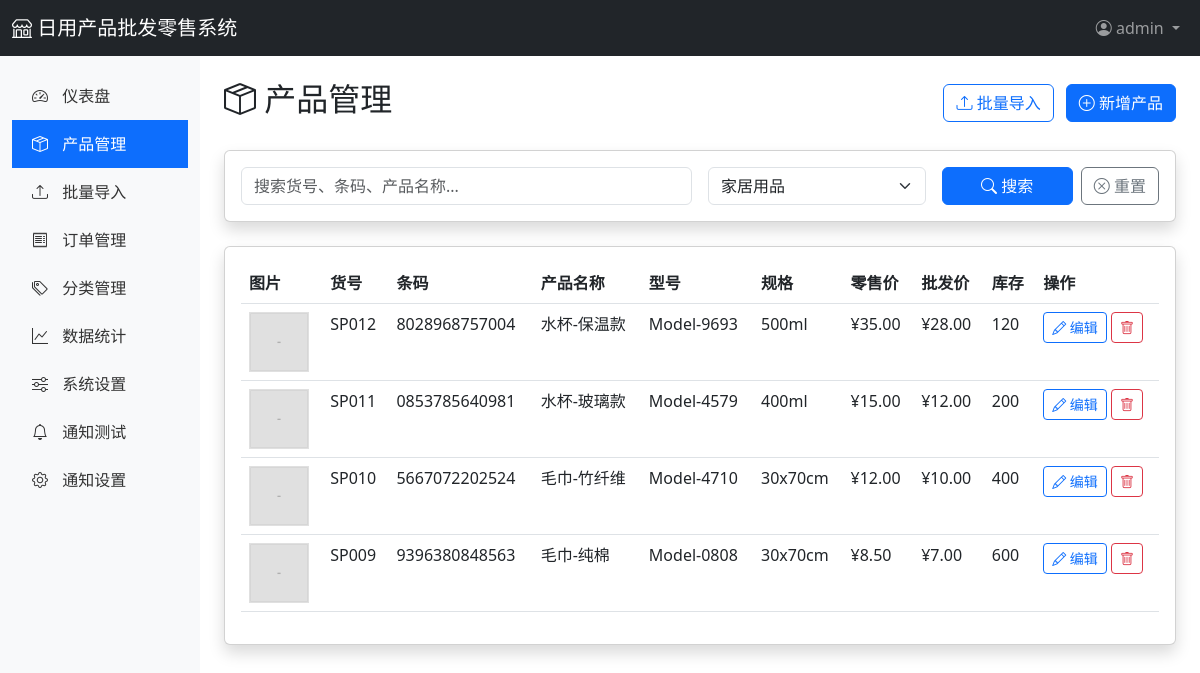
Page /admin/products?category_id=2 (signed in) on the earlier database version.
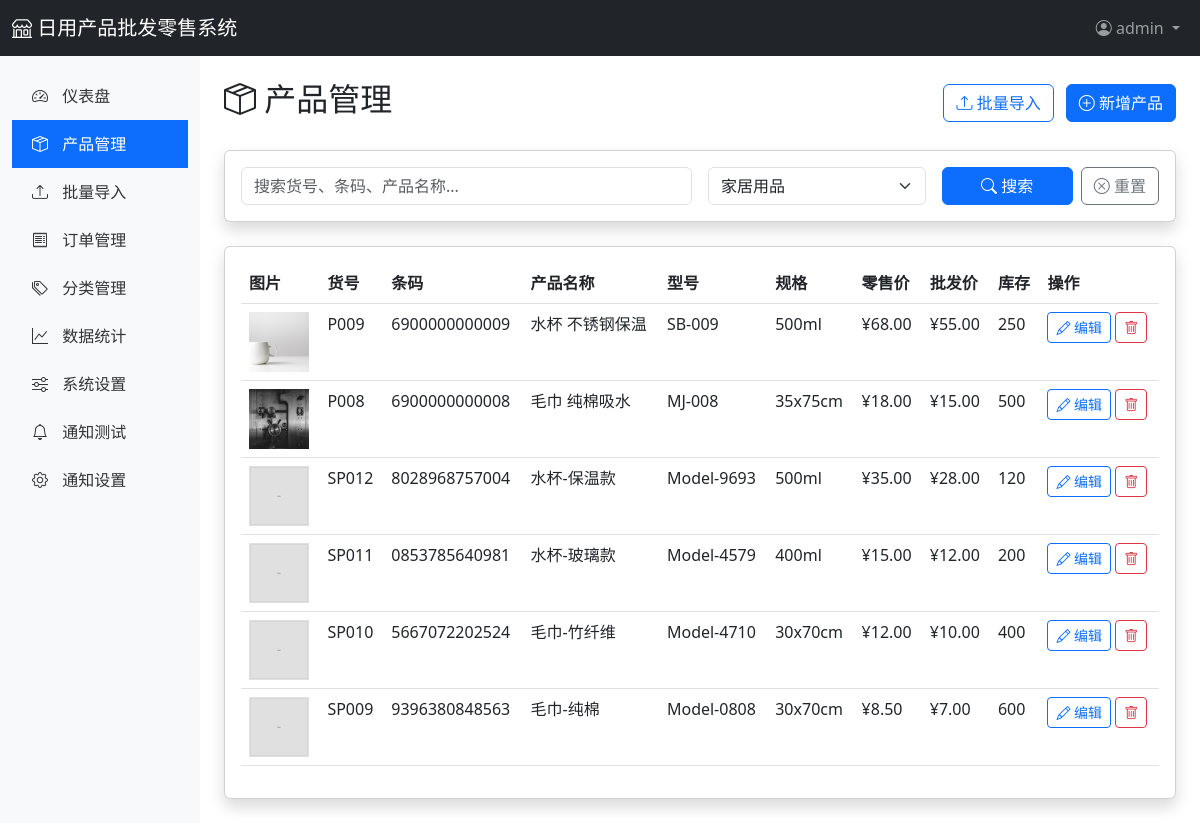
Same page on the later database version.
### app/models.py (models this page shows, shortened)
class User(UserMixin, db.Model):
    __tablename__ = 'users'
    id = db.Column(db.Integer, primary_key=True)
    username = db.Column(db.String(80), unique=True, nullable=False)
    email = db.Column(db.String(120), unique=True, nullable=False)
    password_hash = db.Column(db.String(255), nullable=False)
    role = db.Column(db.String(20), default='admin')  # admin, staff
    phone = db.Column(db.String(20))
    is_active = db.Column(db.Boolean, default=True)
    created_at = db.Column(db.DateTime, default=datetime.utcnow)
    updated_at = db.Column(db.DateTime, default=datetime.utcnow, onupdate=datetime.utcnow)
    orders = db.relationship('Order', backref='user', lazy='dynamic')

class Product(db.Model):
    __tablename__ = 'products'
    id = db.Column(db.Integer, primary_key=True)
    product_code = db.Column(db.String(50), unique=True, nullable=False, index=True)  # 货号
    barcode = db.Column(db.String(50), index=True)  # 条码
    name = db.Column(db.String(200), nullable=False, index=True)  # 产品名称
    model = db.Column(db.String(100))  # 型号
    specification = db.Column(db.String(200))  # 规格
    unit = db.Column(db.String(20))  # 单位
    retail_price = db.Column(db.Float, default=0)  # 零售价
    wholesale_price = db.Column(db.Float, default=0)  # 批发价
    wholesale_min_qty = db.Column(db.Integer, default=1)  # 批发最小数量
    stock = db.Column(db.Integer, default=0)  # 库存
    description = db.Column(db.Text)  # 产品描述
    status = db.Column(db.String(20), default='active')  # active, inactive
    created_at = db.Column(db.DateTime, default=datetime.utcnow)
    updated_at = db.Column(db.DateTime, default=datetime.utcnow, onupdate=datetime.utcnow)
    category_id = db.Column(db.Integer, db.ForeignKey('categories.id'))
    images = db.relationship('ProductImage', backref='product', lazy='dynamic', cascade='all, delete-orphan')
    order_items = db.relationship('OrderItem', backref='product', lazy='dynamic')

class ProductImage(db.Model):
    __tablename__ = 'product_images'
    id = db.Column(db.Integer, primary_key=True)
    product_id = db.Column(db.Integer, db.ForeignKey('products.id'), nullable=False)
    image_url = db.Column(db.String(500), nullable=False)
    is_primary = db.Column(db.Boolean, default=False)  # 是否为主图
    sort_order = db.Column(db.Integer, default=0)
    created_at = db.Column(db.DateTime, default=datetime.utcnow)

### app/routes/admin.py (the view)
@admin_bp.route('/products')
@login_required
def products():
    page = request.args.get('page', 1, type=int)
    per_page = 20
    query = request.args.get('q', '')
    category_id = request.args.get('category_id', type=int)
    products_query = Product.query
    if query:
        products_query = products_query.filter(
            (Product.name.contains(query)) |
            (Product.product_code.contains(query)) |
            (Product.barcode.contains(query))
        )
    if category_id:
        products_query = products_query.filter_by(category_id=category_id)
    pagination = products_query.order_by(Product.created_at.desc()).paginate(
        page=page, per_page=per_page, error_out=False
    )
    categories = Category.query.all()
    return render_template('admin/products.html',
                         products=pagination.items,
                         pagination=pagination,
                         categories=categories,
                         query=query,
                         category_id=category_id)

### app/templates/admin/products.html (shortened to what this page needs)
{% extends "admin/base.html" %}
{% block content %}
<div class="d-flex justify-content-between align-items-center mb-4">
    <h2><i class="bi bi-box-seam"></i> 产品管理</h2>
    <div>
        <a href="{{ url_for('admin.products_import') }}" class="btn btn-outline-primary me-2">
            <i class="bi bi-upload"></i> 批量导入
        </a>
        <a href="{{ url_for('admin.product_new') }}" class="btn btn-primary">
            <i class="bi bi-plus-circle"></i> 新增产品
        </a>
    </div>
</div>
<div class="card shadow mb-4">
    <div class="card-body">
        <form method="GET" action="{{ url_for('admin.products') }}">
            <div class="row g-3">
                <div class="col-md-6">
                    <input type="text" class="form-control" name="q" placeholder="搜索货号、条码、产品名称..." value="{{ query }}">
                </div>
                <div class="col-md-3">
                    <select class="form-select" name="category_id">
                        {% for category in categories %}
                        <option value="{{ category.id }}" {% if category_id == category.id %}selected{% endif %}>
                            {{ category.name }}
                        </option>
                        {% endfor %}
                    </select>
                </div>
                <div class="col-md-3">
                    <div class="d-flex gap-2">
                        <button type="submit" class="btn btn-primary flex-grow-1">
                            <i class="bi bi-search"></i> 搜索
                        </button>
                        <a href="{{ url_for('admin.products') }}" class="btn btn-outline-secondary">
                            <i class="bi bi-x-circle"></i> 重置
                        </a>
                    </div>
                </div>
            </div>
        </form>
    </div>
</div>
<div class="card shadow">
    <div class="card-body">
        <div class="table-responsive">
            <table class="table table-hover">
                <thead>
                    <tr>
                        <th>图片</th>
                        <th>货号</th>
                        <th>条码</th>
                        <th>产品名称</th>
                        <th>型号</th>
                        <th>规格</th>
                        <th>零售价</th>
                        <th>批发价</th>
                        <th>库存</th>
                        <th>操作</th>
                    </tr>
                </thead>
                <tbody>
                    {% if products %}
                        {% for product in products %}
                        <tr>
                            <td>
                                {% set primary_image = product.images.filter_by(is_primary=True).first() %}
                                {% if primary_image %}
                                    <img src="{{ primary_image.image_url }}" width="60" height="60" style="object-fit: cover;">
                                {% elif product.images.first() %}
                                    <img src="{{ product.images.first().image_url }}" width="60" height="60" style="object-fit: cover;">
                                {% else %}
                                    <div class="bg-light d-flex align-items-center justify-content-center" style="width: 60px; height: 60px;">
                                        <i class="bi bi-image text-muted"></i>
                                    </div>
                                {% endif %}
                            </td>
                            <td>{{ product.product_code }}</td>
                            <td>{{ product.barcode or '-' }}</td>
                            <td>{{ product.name }}</td>
                            <td>{{ product.model or '-' }}</td>
                            <td>{{ product.specification or '-' }}</td>
                            <td>¥{{ "%.2f"|format(product.retail_price) }}</td>
                            <td>¥{{ "%.2f"|format(product.wholesale_price) }}</td>
                            <td>
                                {% if product.stock == 0 %}
                                    <span class="badge bg-danger">缺货</span>
                                {% elif product.stock < 10 %}
                                    <span class="badge bg-warning">{{ product.stock }}</span>
                                {% else %}
                                    {{ product.stock }}
                                {% endif %}
                            </td>
                            <td>
                                <a href="{{ url_for('admin.product_edit', product_id=product.id) }}" class="btn btn-sm btn-outline-primary">
                                    <i class="bi bi-pencil"></i> 编辑
                                </a>
                                <button onclick="deleteProduct({{ product.id }}, '{{ product.name }}')" class="btn btn-sm btn-outline-danger">
                                    <i class="bi bi-trash"></i>
                                </button>
                            </td>
                        </tr>
                        {% endfor %}
                    {% endif %}
                </tbody>
            </table>
        </div>
    </div>
</div>
{% endblock %}

### app/templates/admin/base.html (shortened to what this page needs)
<!DOCTYPE html>
<html lang="zh-CN">
<head>
    <link href="https://cdn.jsdelivr.net/npm/bootstrap@5.3.0/dist/css/bootstrap.min.css" rel="stylesheet">
    <link href="https://cdn.jsdelivr.net/npm/bootstrap-icons@1.11.0/font/bootstrap-icons.css" rel="stylesheet">
</head>
<body>
    <nav class="navbar navbar-expand-lg navbar-dark bg-dark">
        <div class="container-fluid">
            <a class="navbar-brand" href="{{ url_for('main.index') }}">
                <i class="bi bi-shop"></i> 日用产品批发零售系统
            </a>
            <div class="navbar-nav ms-auto">
                <div class="nav-item dropdown">
                    <a class="nav-link dropdown-toggle" href="#" role="button" data-bs-toggle="dropdown">
                        <i class="bi bi-person-circle"></i> {{ current_user.username }}
                    </a>
                </div>
            </div>
        </div>
    </nav>
    <div class="container-fluid">
        <div class="row">
            <nav class="col-md-2 d-none d-md-block sidebar py-3">
                <ul class="nav flex-column">
                    <li class="nav-item">
                        <a class="nav-link {% if request.endpoint == 'admin.dashboard' %}active{% endif %}" href="{{ url_for('admin.dashboard') }}">
                            <i class="bi bi-speedometer2"></i> 仪表盘
                        </a>
                    </li>
                    <li class="nav-item">
                        <a class="nav-link {% if 'admin.product' in request.endpoint %}active{% endif %}" href="{{ url_for('admin.products') }}">
                            <i class="bi bi-box-seam"></i> 产品管理
                        </a>
                    </li>
                    <li class="nav-item">
                        <a class="nav-link {% if request.endpoint == 'admin.products_import' %}active{% endif %}" href="{{ url_for('admin.products_import') }}">
                            <i class="bi bi-upload"></i> 批量导入
                        </a>
                    </li>
                    <li class="nav-item">
                        <a class="nav-link {% if request.endpoint == 'admin.orders' %}active{% endif %}" href="{{ url_for('admin.orders') }}">
                            <i class="bi bi-receipt"></i> 订单管理
                        </a>
                    </li>
                    <li class="nav-item">
                        <a class="nav-link {% if request.endpoint == 'admin.categories' %}active{% endif %}" href="{{ url_for('admin.categories') }}">
                            <i class="bi bi-tags"></i> 分类管理
                        </a>
                    </li>
                    <li class="nav-item">
                        <a class="nav-link {% if request.endpoint == 'admin.statistics' %}active{% endif %}" href="{{ url_for('admin.statistics') }}">
                            <i class="bi bi-graph-up"></i> 数据统计
                        </a>
                    </li>
                    <li class="nav-item">
                        <a class="nav-link {% if request.endpoint == 'admin.settings' %}active{% endif %}" href="{{ url_for('admin.settings') }}">
                            <i class="bi bi-sliders"></i> 系统设置
                        </a>
                    </li>
                    <li class="nav-item">
                        <a class="nav-link {% if request.endpoint == 'admin.notification_test' %}active{% endif %}" href="{{ url_for('admin.notification_test') }}">
                            <i class="bi bi-bell"></i> 通知测试
                        </a>
                    </li>
                    <li class="nav-item">
                        <a class="nav-link {% if 'system' in request.endpoint %}active{% endif %}" href="{{ url_for('system.settings') }}">
                            <i class="bi bi-gear"></i> 通知设置
                        </a>
                    </li>
                </ul>
            </nav>
            <main class="col-md-10 ms-sm-auto col-lg-10 px-md-4 py-4">
                {% block content %}{% endblock %}
            </main>
        </div>
    </div>
</body>
</html>

### app/templates/admin/base.html (style rules this page uses)
.sidebar { min-height: calc(100vh - 56px); background-color: #f8f9fa; }
.sidebar .nav-link { color: #333; padding: 12px 20px; }
.sidebar .nav-link:hover, .sidebar .nav-link.active { background-color: #0d6efd; color: white; }
.sidebar .nav-link i { margin-right: 10px; }

Differences in the rows shown:
added Product: image_url (picture), product_code "P009", barcode "6900000000009", name "水杯 不锈钢保温", model "SB-009", specification "500ml", retail_price "68.00", wholesale_price "55.00", stock "250"
added Product: image_url (picture), product_code "P008", barcode "6900000000008", name "毛巾 纯棉吸水", model "MJ-008", specification "35x75cm", retail_price "18.00", wholesale_price "15.00", stock "500"
